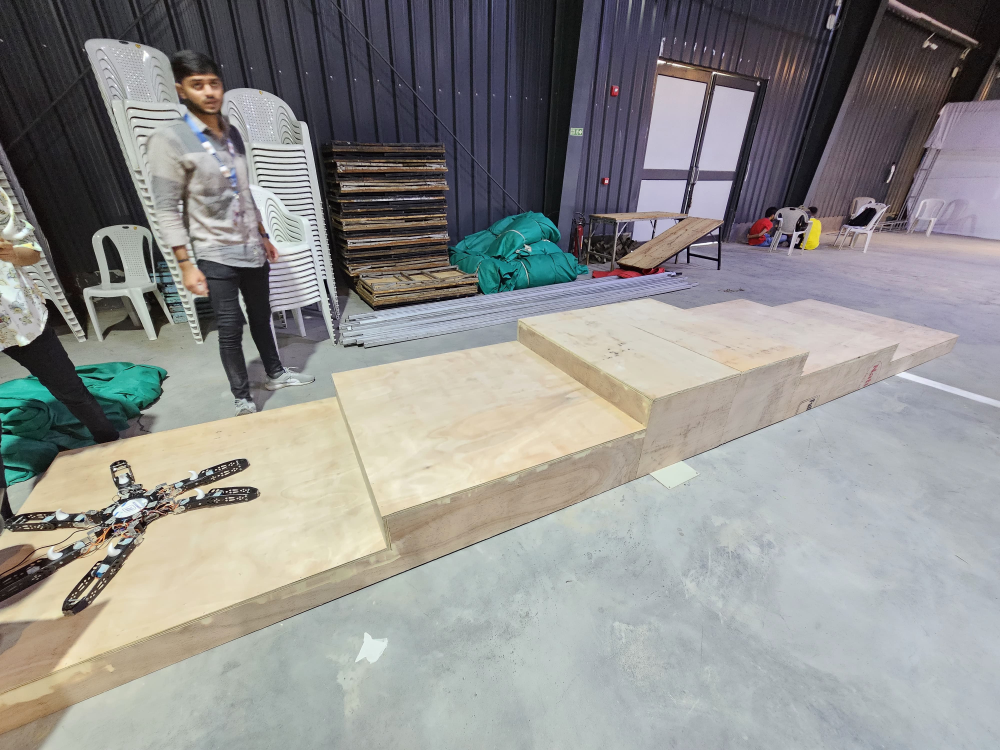
#> input picture Distance_Calculations_WRT_Stairs/stair.jpg, 4000 x 3000 px, given in place of the camera (shown at 1/4 size)
$ python stairDetection_realTime.py
#> lines starting #> are read from the running program, lines starting #| are printed output that depends on the picture; after the words box and inside, x2 and y2 are one past the last pixel; in counts of white or black regions, pixels touching at a corner belong together
import cv2
import numpy as np

def detect_red_mark(frame):
    """Detect a very specific shade of red"""
    # Convert to HSV color space
    hsv = cv2.cvtColor(frame, cv2.COLOR_BGR2HSV)

    # VERY NARROW range for a specific red shade
    # Adjust these values precisely based on your exact red mark
    lower_red = np.array([158,135,102])  # Very specific lower bound
    upper_red = np.array([180, 255, 255])  # Very specific upper bound

    # Create mask for the exact red shade
    mask = cv2.inRange(hsv, lower_red, upper_red)

    # Optional: Morphological operations to clean up the mask
    kernel = np.ones((5,5), np.uint8)
    mask = cv2.morphologyEx(mask, cv2.MORPH_OPEN, kernel)
    mask = cv2.morphologyEx(mask, cv2.MORPH_CLOSE, kernel)

    # Find contours
    contours, _ = cv2.findContours(mask, cv2.RETR_EXTERNAL, cv2.CHAIN_APPROX_SIMPLE)

    # Filter and process red mark
    for contour in contours:
        area = cv2.contourArea(contour)
        if 500 < area < 5000:  # Very strict area filtering
            x, y, w, h = cv2.boundingRect(contour)
            return (x + w // 2, y + h // 2)

    return None

def detect_stair_edge(frame):
    """Detect the rightmost edge of the stair"""
    # Convert to grayscale
    gray = cv2.cvtColor(frame, cv2.COLOR_BGR2GRAY)

    # Edge detection
    edges = cv2.Canny(gray, 50, 150)

    # Detect lines
    lines = cv2.HoughLinesP(edges, 1, np.pi/180, threshold=100,
                             minLineLength=100, maxLineGap=10)

    if lines is not None:
        # Find the rightmost horizontal line
        max_x = 0
        rightmost_line = None
        for line in lines:
            for x1, y1, x2, y2 in line:
                if y1 == y2 and x2 > max_x:
                    max_x = x2
                    rightmost_line = ((x1, y1), (x2, y2))

        return rightmost_line[1] if rightmost_line else None

    return None

def main():
    # Open the camera (0 is usually the default camera)
    cap = cv2.VideoCapture(1)

    # Calibration factor (adjust based on your specific setup)
    calibration_factor = 0.5# cm per pixel

    while True:
        # Read a frame from the camera
        ret, frame = cap.read()
#> frame is the input picture: shape (3000, 4000, 3); mean B, G, R 141.5, 143.4, 143.8
        if not ret:
            break

        # Create a copy for drawing
        display_frame = frame.copy()

        # Detect red mark
        red_mark = detect_red_mark(frame)
#> in detect_red_mark, `hsv = cv2.cvtColor(frame, cv2.COLOR_BGR2HSV)`: hsv: shape (3000, 4000, 3); mean H, S, V 80.5, 37.6, 152.1
#> in detect_red_mark, `mask = cv2.inRange(hsv, lower_red, upper_red)`:
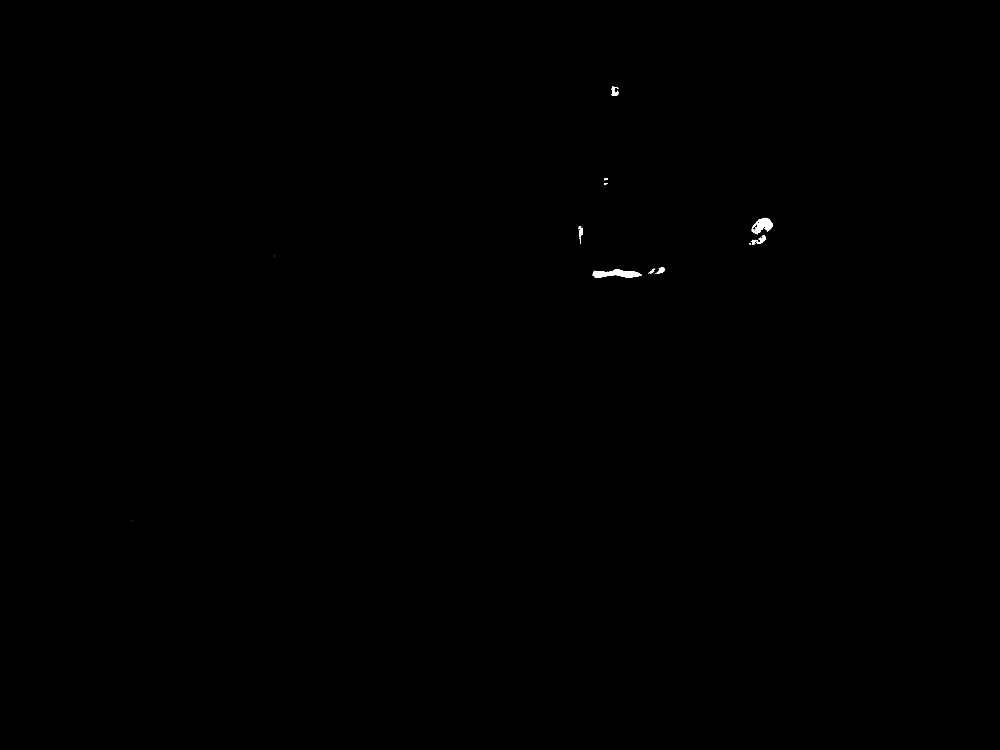
#> mask: shape (3000, 4000) (shown at 1/4 size); 0.08% white; 49 white regions (35 under 20 px), largest, box (x1, y1, x2, y2) and area: (2371, 1076, 2566, 1112) 4013, (3008, 871, 3091, 937) 2920, (2446, 345, 2474, 384) 535
#> in detect_red_mark, `mask = cv2.morphologyEx(mask, cv2.MORPH_OPEN, kernel)`: mask: shape (3000, 4000); 0.07% white; 13 white regions, largest, box (x1, y1, x2, y2) and area: (2371, 1077, 2564, 1112) 3918, (3023, 872, 3090, 935) 2507, (3036, 942, 3063, 973) 450
#> in detect_red_mark, `mask = cv2.morphologyEx(mask, cv2.MORPH_CLOSE, kernel)`: mask: shape (3000, 4000); 0.07% white; 10 white regions
#> in detect_red_mark, `contours, _ = cv2.findContours(mask, cv2.RETR_EXTERNAL, cv2.CHAIN_APPR..`: contours = 10 contours, 1 with area under 20; largest, box (x1, y1, x2, y2) and area: (2371, 1077, 2564, 1112) 3720, (3010, 872, 3090, 935) 2542, (3036, 942, 3063, 973) 411, (2448, 351, 2471, 383) 390, (2629, 1071, 2657, 1093) 348
#> the loop in detect_red_mark, `for contour in contours:` made 2 passes
#> (area, x, y, w, h) on pass 2: (3719.5, 2371, 1077, 193, 35)
#> area on pass 1: 74
#> red_mark = (2467, 1094)

        # Detect stair edge
        stair_edge = detect_stair_edge(frame)
#> in detect_stair_edge, `gray = cv2.cvtColor(frame, cv2.COLOR_BGR2GRAY)`:
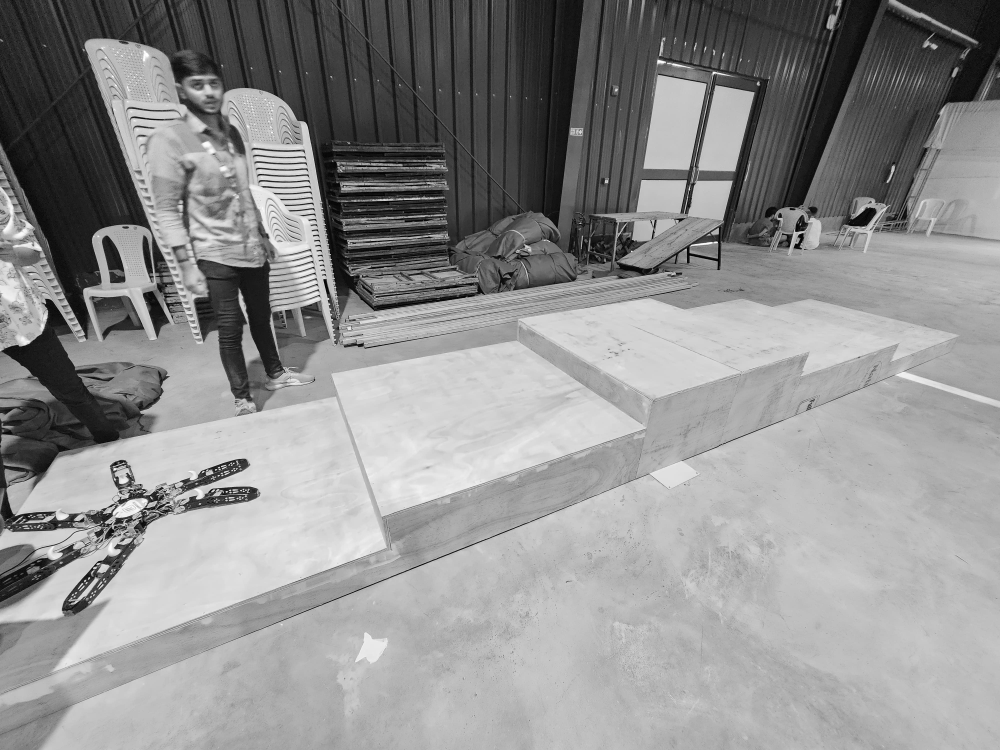
#> gray: shape (3000, 4000) (shown at 1/4 size); min 0, max 255, mean 143.3
#> in detect_stair_edge, `edges = cv2.Canny(gray, 50, 150)`:
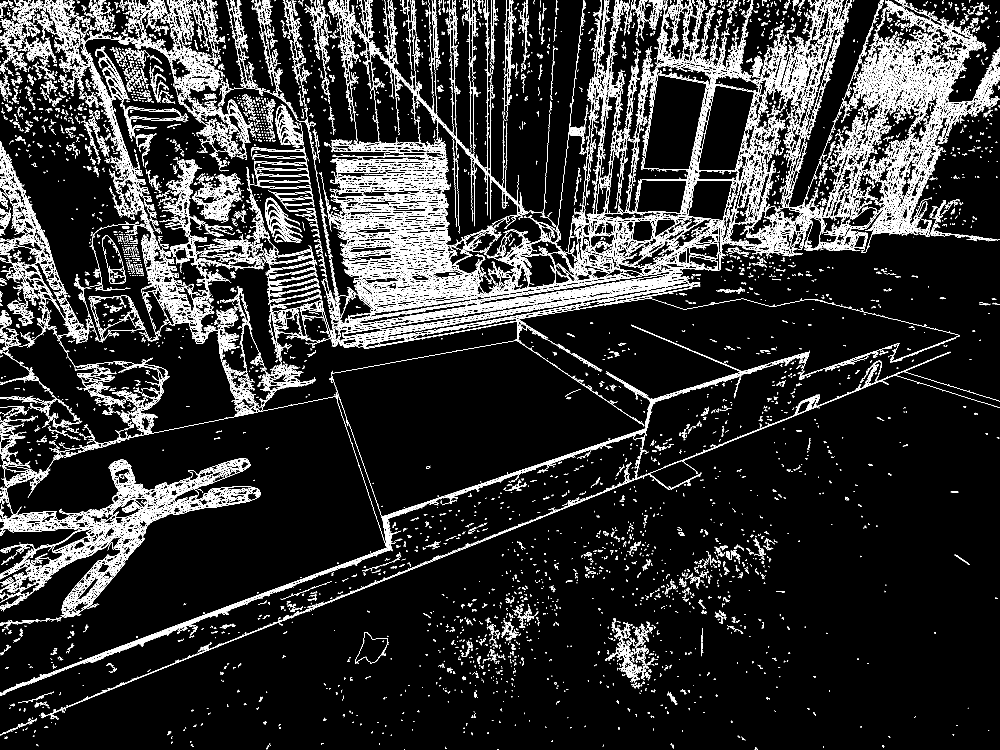
#> edges: shape (3000, 4000) (shown at 1/4 size); 7% white in thin lines or dots
#> in detect_stair_edge, `lines = cv2.HoughLinesP(edges, 1, np.pi/180, threshold=100, minLineLen..`: lines = 849 rows, first 6: [167, 2869, 946, 2555], [1353, 1338, 2207, 1203], [1780, 1220, 2499, 1106], [3695, 1452, 3801, 1409], [1613, 1274, 2573, 1122], [1654, 1323, 2629, 1151]
#> the loop in detect_stair_edge, `for line in lines:` made 849 passes
#> after the loop in detect_stair_edge, `for line in lines:`: max_x = 3664; rightmost_line = ((3557, 220), (3664, 220))
#> stair_edge = (3664, 220)

        # Calculate distance if both are detected
        if red_mark and stair_edge:
            # Calculate horizontal distance
            distance_pixels = abs(red_mark[0] - stair_edge[0])
#> distance_pixels = 1197
            distance_cm = distance_pixels * calibration_factor
#> distance_cm = 598.5

            # Draw markers and distance
            cv2.circle(display_frame, red_mark, 5, (0, 0, 255), -1)
            cv2.circle(display_frame, stair_edge, 5, (0, 255, 0), -1)
            cv2.line(display_frame, red_mark, stair_edge, (255, 0, 0), 2)

            # Display distance
            cv2.putText(display_frame,
                        f"Distance: {distance_cm:.2f} cm",
                        (10, 30),
                        cv2.FONT_HERSHEY_SIMPLEX,
                        1, (0, 255, 0), 2)

        # Show the frame
        cv2.imshow("Precise Red Mark Detection", display_frame)

        # Exit on 'q' key press
        if cv2.waitKey(1) & 0xFF == ord('q'):
#> (key q is pressed here)
            break

    # Release resources
    cap.release()
    cv2.destroyAllWindows()

if __name__ == "__main__":
    main()
